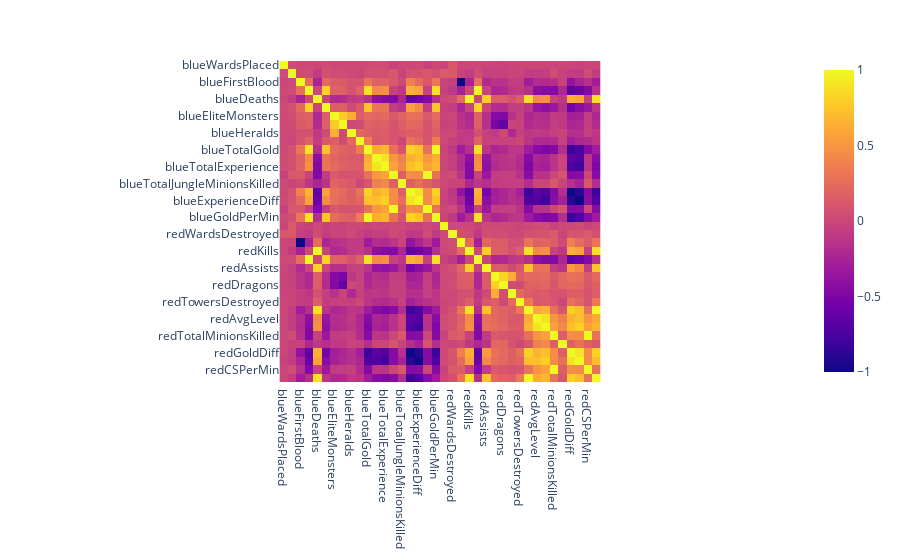

Notebook cell for this chart:
### Code cell
# see the correlation

import plotly.express as px
px.imshow(X.corr())

### Figure 1 — Plotly figure (JSON) as saved in the notebook; plotly's stock layout.template omitted (floating-point values rounded to 4 significant figures; data arrays with more than 128 entries replaced by an {"elided": "..."} marker saying what was removed)
{"data": [{"coloraxis": "coloraxis", "hovertemplate": "x: %{x}<br>y: %{y}<br>color: %{z}<extra></extra>", "name": "0", "type": "heatmap", "x": ["blueWardsPlaced", "blueWardsDestroyed", "blueFirstBlood", "blueKills", "blueDeaths", "blueAssists", "blueEliteMonsters", "blueDragons", "blueHeralds", "blueTowersDestroyed", "blueTotalGold", "blueAvgLevel", "blueTotalExperience", "blueTotalMinionsKilled", "blueTotalJungleMinionsKilled", "blueGoldDiff", "blueExperienceDiff", "blueCSPerMin", "blueGoldPerMin", "redWardsPlaced", "redWardsDestroyed", "redFirstBlood", "redKills", "redDeaths", "redAssists", "redEliteMonsters", "redDragons", "redHeralds", "redTowersDestroyed", "redTotalGold", "redAvgLevel", "redTotalExperience", "redTotalMinionsKilled", "redTotalJungleMinionsKilled", "redGoldDiff", "redExperienceDiff", "redCSPerMin", "redGoldPerMin"], "xaxis": "x", "y": ["blueWardsPlaced", "blueWardsDestroyed", "blueFirstBlood", "blueKills", "blueDeaths", "blueAssists", "blueEliteMonsters", "blueDragons", "blueHeralds", "blueTowersDestroyed", "blueTotalGold", "blueAvgLevel", "blueTotalExperience", "blueTotalMinionsKilled", "blueTotalJungleMinionsKilled", "blueGoldDiff", "blueExperienceDiff", "blueCSPerMin", "blueGoldPerMin", "redWardsPlaced", "redWardsDestroyed", "redFirstBlood", "redKills", "redDeaths", "redAssists", "redEliteMonsters", "redDragons", "redHeralds", "redTowersDestroyed", "redTotalGold", "redAvgLevel", "redTotalExperience", "redTotalMinionsKilled", "redTotalJungleMinionsKilled", "redGoldDiff", "redExperienceDiff", "redCSPerMin", "redGoldPerMin"], "yaxis": "y", "z": {"elided": "38x38 float values"}}], "layout": {"coloraxis": {"colorscale": [[0, "#0d0887"], [0.1111, "#46039f"], [0.2222, "#7201a8"], [0.3333, "#9c179e"], [0.4444, "#bd3786"], [0.5556, "#d8576b"], [0.6667, "#ed7953"], [0.7778, "#fb9f3a"], [0.8889, "#fdca26"], [1, "#f0f921"]]}, "margin": {"t": 60}, "xaxis": {"anchor": "y", "constrain": "domain", "domain": [0, 1], "scaleanchor": "y"}, "yaxis": {"anchor": "x", "autorange": "reversed", "constrain": "domain", "domain": [0, 1]}}}
